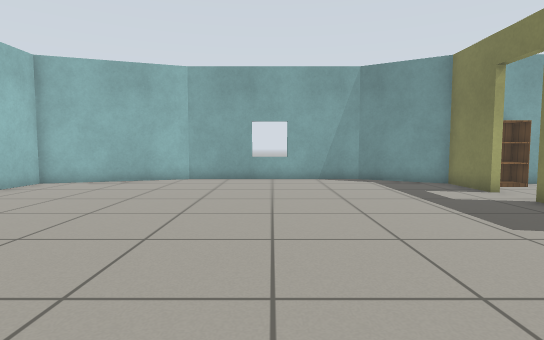
view 1 (above)

14 first-person views from a walk through a robot-simulator world made for Gazebo. The camera is 0.72 m above the floor, tilts 4° down and sees 80° across. The floor is counted in squares, 0.5 m on a side. Each view is taken from the middle of a square. On the plan, view 1 faces up. The plan holds only what a view shows up to about 15 squares ahead; the rest is blank. The robots in the file are not drawn. Gazebo's built-in surfaces are drawn with simple patterns.

view 2
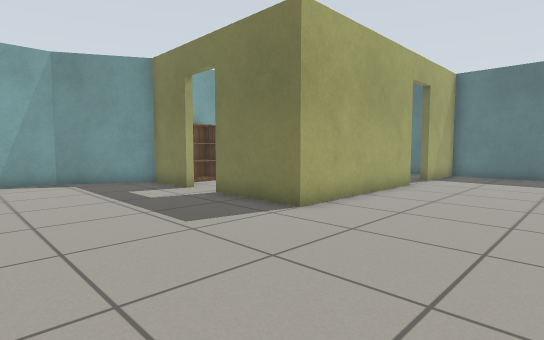

view 3
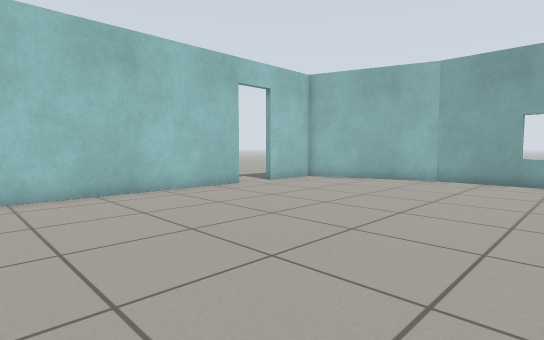

view 4
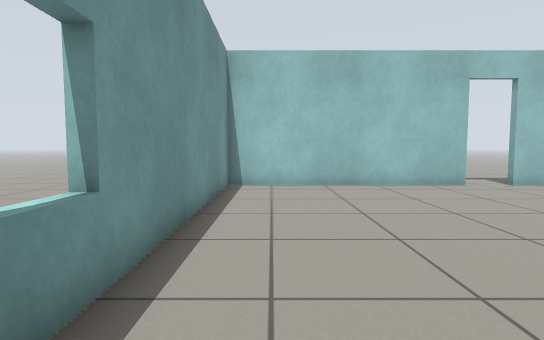

view 5
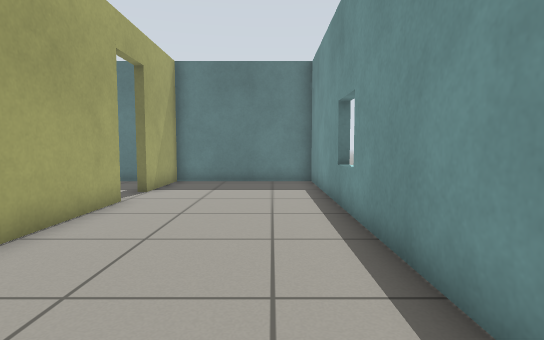

view 6
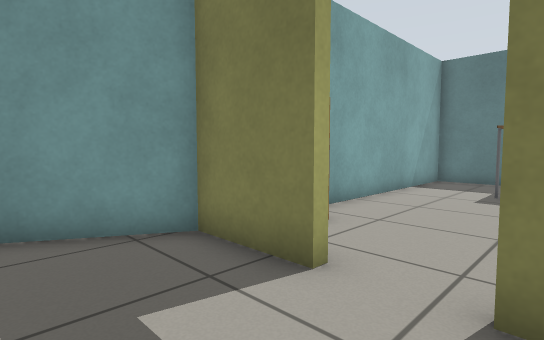

view 7
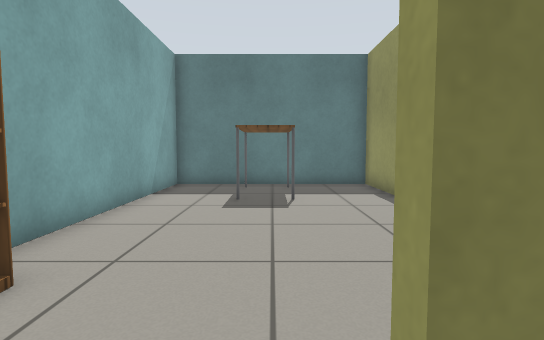

view 8
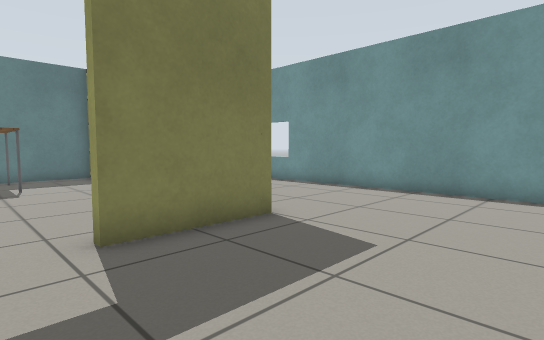

view 9
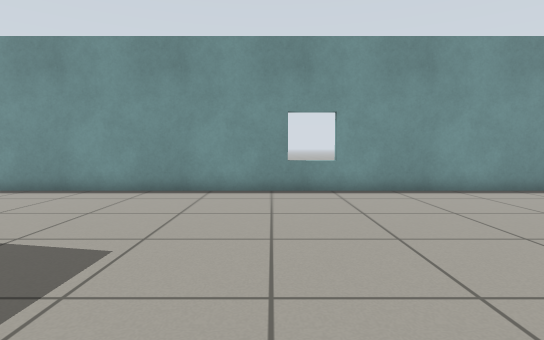

view 10
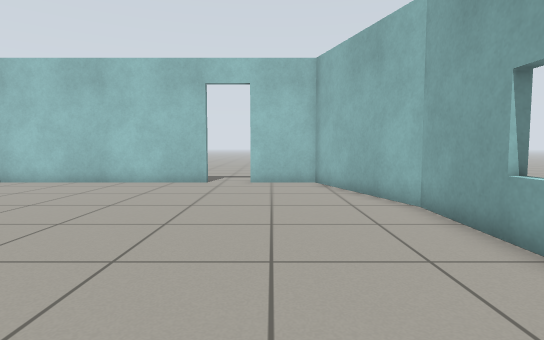

view 11
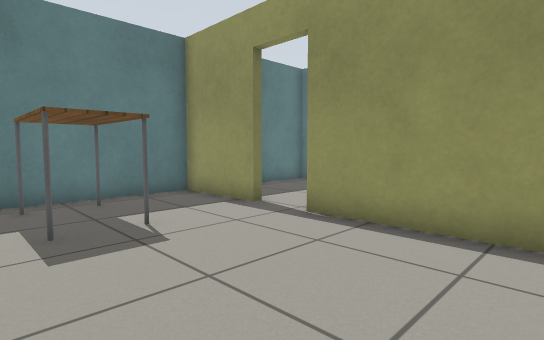

view 12
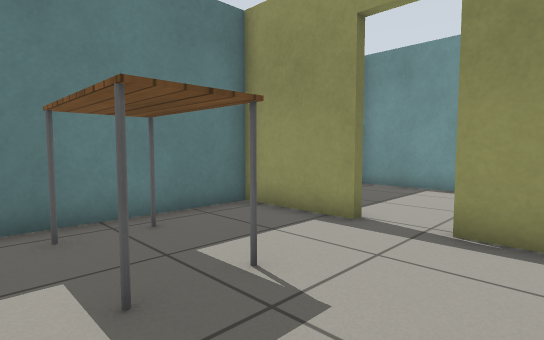

view 13
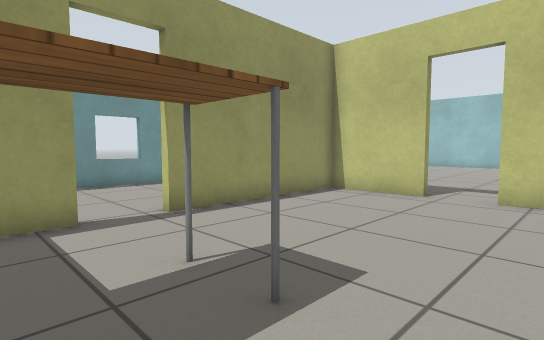

view 14
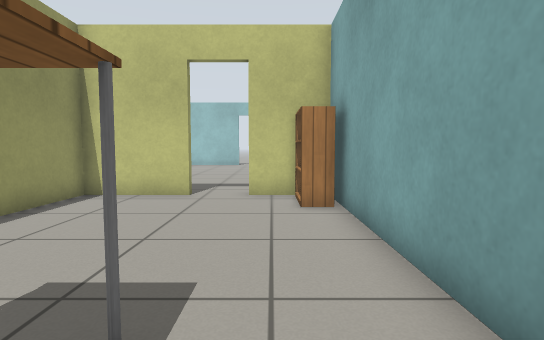

### Floor plan
Points are (right, up) in squares from view 1. A wall is a line through its corners. A room is listed if a view was taken in it or the views show most of it. See-through windows are left out.
Room 1 (views 1, 2, 3, 4, 5, 6, 7, 8, 9, 10)
walls: (7, 10.3) (7, 12.8); (7.1, 12.7) (3.9, 14.6) (-3.7, 14.6) (-9.2, 12.8) (-9.2, 10.1); (-9.2, 8.4) (-9.2, -0.7) (18.7, -0.7) (18.7, 5) (15.2, 5); (13.6, 5) (7, 5) (7, 8.5)
ways out: open door at (7, 9.5) to room 2; open door at (14.5, 5) to room 2; open door at (-9, 9.5)
Room 2 (views 11, 12, 13, 14)
walls: (15.2, 5.3) (18.7, 5.3) (18.7, 12.7) (7.3, 12.7) (7.3, 10.3); (7.3, 8.5) (7.3, 5.3) (13.6, 5.3)
ways out: open door at (7, 9.5) to room 1; open door at (14.5, 5) to room 1
objects: bookshelf (8, 12) to (9, 12); table (15, 9) to (18, 10)

Positions as (right, up) in squares from view 1, and headings:
1: (0, 0), facing up
2: (1, 0), facing up-right
3: (1, 0), facing up-left
4: (3, 1), facing left
5: (5, 1), facing right
6: (4, 8), facing up-right
7: (6, 9), facing right
8: (2, 10), facing down-right
9: (2, 10), facing down
10: (4, 11), facing left
11: (9, 11), facing down-right
12: (12, 11), facing down-right
13: (17, 12), facing down-left
14: (17, 11), facing left
